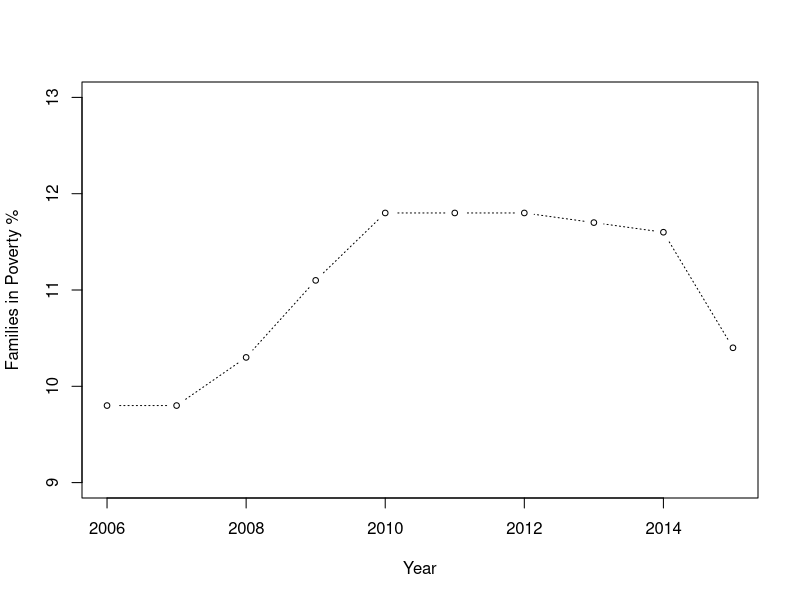

Reproduce this figure in R. (Note: this script raises an error after producing the figure.)
## ---- chunk 1
knitr::opts_chunk$set(echo = TRUE)
## ---- chunk 2

library(sqldf)
library(dplyr)

## ---- chunk 3

# Create dataframe from the data file
poverty <- read.delim("family_poverty.txt", sep = "\t", stringsAsFactors = FALSE)

opar <- par(no.readonly = TRUE)
ten  <- subset(poverty, year > 2005)

# Plot poverty % by year.
plot(ten$year, ten$family_poverty_pct,
               xlab = "Year",
               ylab = "Families in Poverty %",
               ylim = c(9, 13), 
               type = "b", 
               cex  = .75,
               lty  = 3,
               pch  = 1)

# Reset the parameters.
par() <- opar

## ---- chunk 4

tmp <- read.delim("race_poverty.txt", sep = "\t", stringsAsFactors = FALSE)

# Because the read.delim command imports the tot_num_poverty variable as
# a character string, we need to convert it to a numeric.  The problem
# is that the "numbers" are formatted with commas.  These must first be
# removed before converting the string to a number.

tot_num_poverty <- as.numeric(gsub(",", "", tmp$tot_num_poverty))

# Remove na's at this point...
poverty <- data.frame(year = tmp$year, 
                      tot_num_poverty, 
                      pct_total_poverty = tmp$pct_total_poverty, 
                      race = tmp$race)

# Create vectors, one for each race represented.
white    <- subset(poverty, race == "white")
hispanic <- subset(poverty, race == "hispanic")
black    <- subset(poverty, race == "black")
asian    <- subset(poverty, race == "asian")

# Check the new vectors.  Do they have na's in them?  If so, we have 
# to deal with them.  This is defensive programming.
is.na(white$year)
is.na(white$tot_num_poverty)

x <- white$year
y <- white$tot_num_poverty

plot(x, y,
     xlab = "Year",
     ylab = "Total Number in Poverty (1000's)",
     ylim = c(7000, 20000),
     type = "b", 
     cex  = .75,
     lty  = 3,
     col  = "blue",
     pch  = 1,
     las  = 1,
     cex.axis = .60)

x <- hispanic$year
y <- hispanic$tot_num_poverty

# Now plot the Hispanic line, using a different color and line type.
lines(x, y, type = "b", lty = 2, col = "red", pch = 0, cex = .75)

# Add legend to distinguish between the two lines.
legend("bottomright",
       title = "Race",
       c("White","Hispanic"),
       lty   = c(3, 2), 
       pch   = c(1, 0),
       col   = c("blue","red"))

## ---- chunk 5

# Create dataframe from data file.
energy <- read.csv("energy_expend.csv", stringsAsFactors = FALSE)

# Two ways to create separate vectors for each stature factor.
lst <- split(energy$expend, energy$stature)

lean  <- energy$expend[energy$stature == "lean"]
obese <- energy$expend[energy$stature == "obese"]

# Set graphic device parameters to 2 rows and 1 column.
par(mfrow = c(2, 1))    

# Graph the two vectors.
hist(lean, breaks = 10, xlim = c(5, 13), ylim = c(0, 4), col = "lightblue")
hist(obese, breaks = 10, xlim = c(5, 13), ylim = c(0, 4), col = "lemonchiffon")

# Restore graphic device to 1 row, 1 column.
par(mfrow = c(1, 1))    

## ---- chunk 6

# Two ways to create the boxplot.
boxplot(lean, obese, names = c("Lean","Obese"))
boxplot(energy$expend ~ energy$stature, names = c("Lean","Obese"))

## ---- chunk 7
opar <- par(no.readonly = TRUE)
par(mfrow = c(2,2), mex = 0.8, mar = c(3, 3, 2, 1) + .1)

stripchart(energy$expend ~ energy$stature)
stripchart(energy$expend ~ energy$stature, method = "stack")
stripchart(energy$expend ~ energy$stature, method = "jitter")
stripchart(energy$expend ~ energy$stature, method = "jitter", jitter = .03)

par() <- opar
